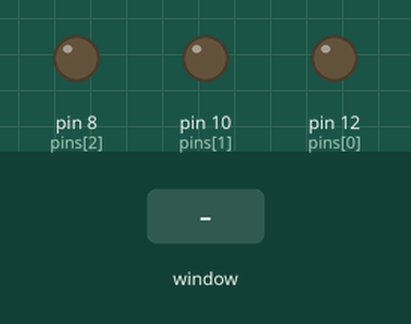
Bench run of a program on a simulated Raspberry Pi (header pin numbers). Parts: output pins drawn as LEDs (lit = HIGH). The inputs (shaded band) are chosen by the test bench. The desktop window is not drawn, its controls go by their first labels and the mouse button is held 0.15 s.

Above: at 1.2 s.
1.3 s: control labelled "Red" in the window clicked
At 2.5 s:
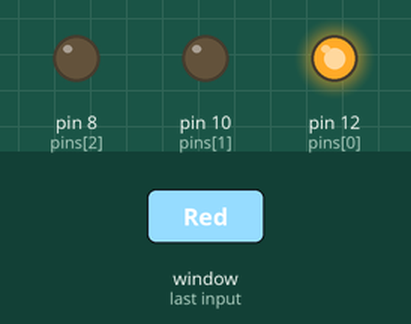
2.8 s: control labelled "Green" in the window clicked
At 3.7 s:
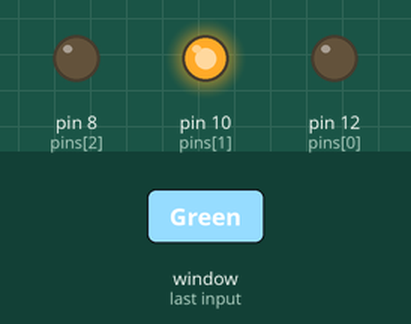
4.3 s: control labelled "Blue" in the window clicked
At 4.8 s:
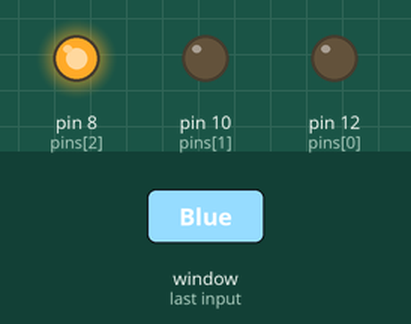
Timing chart, 0 to 7.3 s (numbered marks = the images above; inputs shaded):
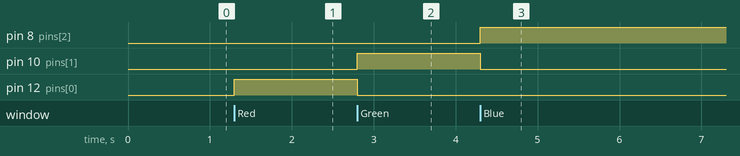

The program:

LED_GUI.py
```python
from PyQt5 import QtCore, QtGui, QtWidgets
import RPi.GPIO as GPIO

pins = [12,10,8] # red green blue
GPIO.setmode(GPIO.BOARD)
for i in pins:
    GPIO.setup(i, GPIO.OUT)

class Ui_MainWindow(object):
    def setupUi(self, MainWindow):
        MainWindow.setObjectName("MainWindow")
        MainWindow.resize(305, 218)
        self.centralwidget = QtWidgets.QWidget(MainWindow)
        self.centralwidget.setObjectName("centralwidget")
        self.verticalLayout = QtWidgets.QVBoxLayout(self.centralwidget)
        self.verticalLayout.setObjectName("verticalLayout")
        self.label = QtWidgets.QLabel(self.centralwidget)
        self.label.setObjectName("label")
        self.verticalLayout.addWidget(self.label)

        self.RedButton = QtWidgets.QRadioButton(self.centralwidget)
        self.RedButton.setObjectName("RedButton")
        self.RedButton.toggled.connect(self.onClickedRed)
        self.verticalLayout.addWidget(self.RedButton)

        self.GreenButton = QtWidgets.QRadioButton(self.centralwidget)
        self.GreenButton.setObjectName("GreenButton")
        self.GreenButton.toggled.connect(self.onClickedGreen)
        self.verticalLayout.addWidget(self.GreenButton)

        self.BlueButton = QtWidgets.QRadioButton(self.centralwidget)
        self.BlueButton.setObjectName("BlueButton")
        self.BlueButton.toggled.connect(self.onClickedBlue)
        self.verticalLayout.addWidget(self.BlueButton)

        MainWindow.setCentralWidget(self.centralwidget)
        self.statusbar = QtWidgets.QStatusBar(MainWindow)
        self.statusbar.setObjectName("statusbar")
        MainWindow.setStatusBar(self.statusbar)

        self.retranslateUi(MainWindow)
        QtCore.QMetaObject.connectSlotsByName(MainWindow)

    def retranslateUi(self, MainWindow):
        _translate = QtCore.QCoreApplication.translate
        MainWindow.setWindowTitle(_translate("MainWindow", "MainWindow"))
        self.label.setText(_translate("MainWindow", "Click button to turn on LED"))
        self.RedButton.setText(_translate("MainWindow", "Red"))
        self.GreenButton.setText(_translate("MainWindow", "Green"))
        self.BlueButton.setText(_translate("MainWindow", "Blue"))

    def onClickedRed(self):
        GPIO.output(pins[0], GPIO.HIGH)
        GPIO.output(pins[1], GPIO.LOW)
        GPIO.output(pins[2], GPIO.LOW)

    def onClickedGreen(self):
        GPIO.output(pins[0], GPIO.LOW)
        GPIO.output(pins[1], GPIO.HIGH)
        GPIO.output(pins[2], GPIO.LOW)

    def onClickedBlue(self):
        GPIO.output(pins[0], GPIO.LOW)
        GPIO.output(pins[1], GPIO.LOW)
        GPIO.output(pins[2], GPIO.HIGH)

if __name__ == "__main__":
    try:
        import sys
        app = QtWidgets.QApplication(sys.argv)
        MainWindow = QtWidgets.QMainWindow()
        ui = Ui_MainWindow()
        ui.setupUi(MainWindow)
        MainWindow.show()
        sys.exit(app.exec_())
    finally:
        GPIO.cleanup()
```

Measured:
- after the input at 1.3 s, pin 12 (pins[0]): LOW → HIGH at once
- after the input at 2.8 s, pin 10 (pins[1]): LOW → HIGH at once; pin 12 (pins[0]): HIGH → LOW at once
- after the input at 4.3 s, pin 8 (pins[2]): LOW → HIGH at once; pin 10 (pins[1]): HIGH → LOW at once
